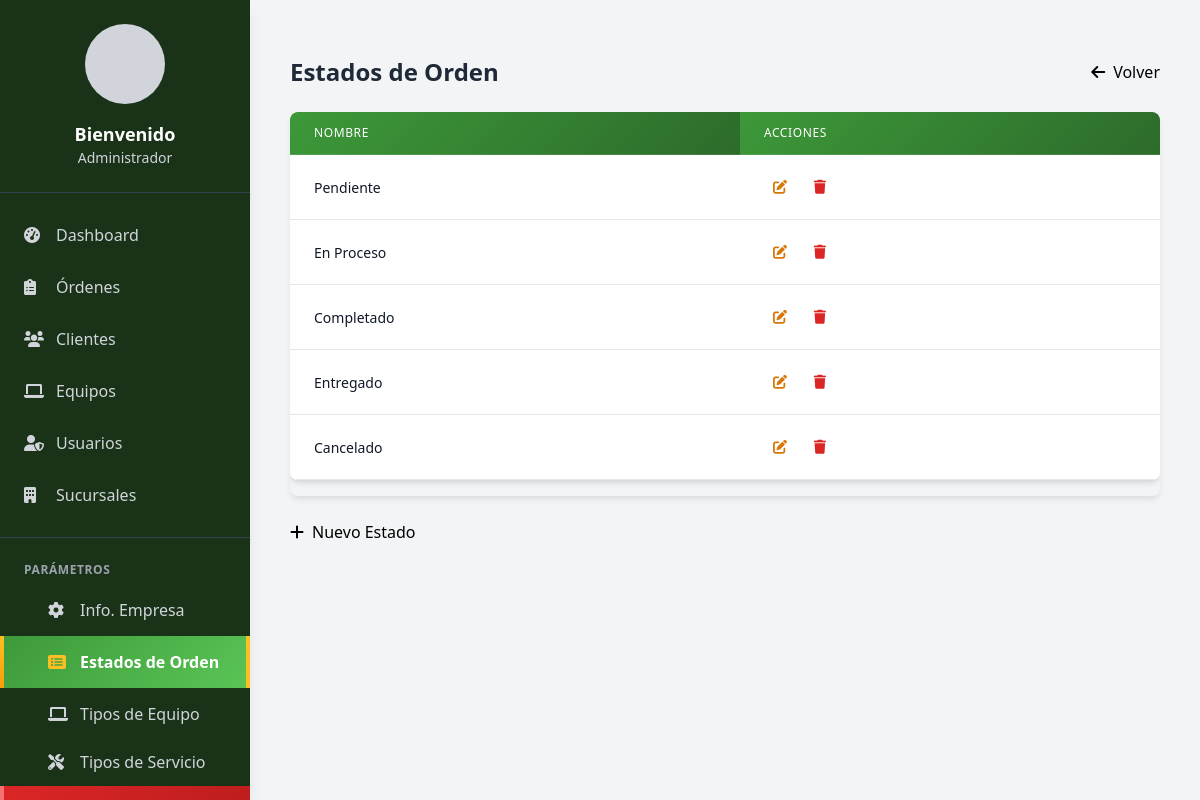
Screenshot of /modules/parametros/estados_orden.php (signed in) with the database file from the repository.
### tables this page shows
CREATE TABLE IF NOT EXISTS orden_estados (
  id_orden_estado int(11) NOT NULL AUTO_INCREMENT,
  nombre_estado varchar(100) NOT NULL,
  descripcion varchar(200) DEFAULT NULL,
  color varchar(7) DEFAULT '#6B7280',
  estado tinyint(1) DEFAULT 1,
  PRIMARY KEY (id_orden_estado)
);

### modules/parametros/estados_orden.php (the view, shortened to what this page needs)
<?php
require_once '../../config/database.php';
$estado_editar = null;
$mostrar_formulario = false;
try {
    $stmt = $conn->prepare("SELECT * FROM orden_estados WHERE estado = 1 ORDER BY id_orden_estado");
    $stmt->execute();
    $estados = $stmt->fetchAll();
} catch (PDOException $e) {
    $estados = [];
    error_log("Error al obtener estados: " . $e->getMessage());
}
?>
<!DOCTYPE html>
<html lang="es">
<head>
    <script src="https://cdn.tailwindcss.com"></script>
    <link href="https://cdnjs.cloudflare.com/ajax/libs/font-awesome/6.0.0/css/all.min.css" rel="stylesheet">
    <link href="../../assets/css/modern-ux.css" rel="stylesheet">
    <link href="../../assets/css/tables.css" rel="stylesheet">
</head>
<body class="bg-gray-100">
    <?php include '../../includes/navbar.php'; ?>
    <div class="main-content gradient-bg min-h-screen">
        <div class="container mx-auto px-4 py-8">
            <div class="card-modern p-6 fade-in">
                <div class="flex justify-between items-center mb-6">
                    <h1 class="text-2xl font-bold text-gray-800">
                        <?php
                        if ($estado_editar === 'nuevo') {
                            echo 'Nuevo Estado';
                        } elseif ($estado_editar) {
                            echo 'Editar Estado';
                        } else {
                            echo 'Estados de Orden';
                        }
                        ?>
                    </h1>
                    <div class="flex space-x-2">
                        <?php if ($mostrar_formulario): ?>
                            <a href="estados_orden.php" class="btn-secondary btn-modern">
                                <i class="fas fa-arrow-left mr-2"></i>Volver
                            </a>
                        <?php else: ?>
                            <a href="../../index.php" class="btn-secondary btn-modern">
                                <i class="fas fa-arrow-left mr-2"></i>Volver
                            </a>
                        <?php endif; ?>
                    </div>
                </div>
                <?php if (!$mostrar_formulario): ?>
                    <div class="table-container">
                        <table class="table-modern">
                            <thead>
                                <tr>
                                    <th data-label="Nombre">Nombre</th>
                                    <th data-label="Acciones">Acciones</th>
                                </tr>
                            </thead>
                            <tbody>
                                <?php if (empty($estados)): ?>
                                    <tr>
                                        <td colspan="2" class="table-empty">
                                            <div class="table-empty-icon">
                                                <i class="fas fa-list-alt"></i>
                                            </div>
                                            <div class="table-empty-text">No hay estados registrados</div>
                                            <div class="table-empty-subtext">Crea un nuevo estado para comenzar</div>
                                        </td>
                                    </tr>
                                <?php else: ?>
                                    <?php foreach ($estados as $estado): ?>
                                        <tr class="table-row-enter">
                                            <td data-label="Nombre"><?php echo htmlspecialchars($estado['nombre_estado']); ?></td>
                                            <td data-label="Acciones">
                                                <div class="table-actions">
                                                    <a href="?editar=<?php echo $estado['id_orden_estado']; ?>"
                                                       class="action-edit" title="Editar estado">
                                                        <i class="fas fa-edit"></i>
                                                    </a>
                                                    <a href="?eliminar=<?php echo $estado['id_orden_estado']; ?>"
                                                       onclick="return confirm('¿Está seguro de que desea eliminar este estado?')"
                                                       class="action-delete" title="Eliminar estado">
                                                        <i class="fas fa-trash"></i>
                                                    </a>
                                                </div>
                                            </td>
                                        </tr>
                                    <?php endforeach; ?>
                                <?php endif; ?>
                            </tbody>
                        </table>
                    </div>
                    <div class="mt-6">
                        <a href="?editar=nuevo" class="btn-primary btn-modern">
                            <i class="fas fa-plus mr-2"></i>Nuevo Estado
                        </a>
                    </div>
                <?php endif; ?>
            </div>
        </div>
    </div>
</body>
</html>

### assets/css/modern-ux.css (style rules this page uses)
.btn-modern { @apply transition-all duration-200 ease-in-out transform hover:scale-105 active:scale-95; }
.btn-primary { @apply bg-blue-600 text-white px-4 py-2 rounded-lg hover:bg-blue-700 shadow-md hover:shadow-lg; }
.btn-secondary { @apply bg-gray-500 text-white px-4 py-2 rounded-lg hover:bg-gray-600 shadow-md hover:shadow-lg; }
.card-modern { @apply bg-white rounded-xl shadow-lg hover:shadow-xl transition-all duration-300 border border-gray-100; }
.table-modern { @apply min-w-full divide-y divide-gray-200 bg-white rounded-lg shadow-lg overflow-hidden; border-collapse: separate; border-spacing: 0; }
.table-modern th { @apply px-6 py-3 text-left text-xs font-medium text-white uppercase tracking-wider; background: linear-gradient(135deg, #3d9939 0%, #2d6b2b 100%); position: sticky; top: 0; z-index: 10; }
.table-modern td { @apply px-6 py-4 whitespace-nowrap text-sm text-gray-900; border-bottom: 1px solid #e5e7eb; }
.table-modern tbody tr { @apply hover:bg-gray-50 transition-all duration-150 ease-in-out; }
.fade-in { animation: fadeIn 0.5s ease-in-out; }
.gradient-bg { @apply bg-gradient-to-br from-blue-50 via-white to-indigo-50; }

### assets/css/tables.css (style rules this page uses)
.table-modern { width: 100%; border-collapse: separate; border-spacing: 0; background-color: white; border-radius: 0.5rem; box-shadow: 0 4px 6px -1px rgba(0, 0, 0, 0.1), 0 2px 4px -1px rgba(0, 0, 0, 0.06); overflow: hidden; margin-bottom: 1rem; }
.table-modern thead { background: linear-gradient(135deg, #3d9939 0%, #2d6b2b 100%); }
.table-modern th { padding: 0.75rem 1.5rem; text-align: left; font-size: 0.75rem; font-weight: 500; text-transform: uppercase; letter-spacing: 0.05em; color: white; border-bottom: 1px solid rgba(255, 255, 255, 0.1); position: sticky; top: 0; z-index: 10; }
.table-modern tbody { background-color: white; }
.table-modern tbody tr { transition: all 0.15s ease-in-out; border-bottom: 1px solid #e5e7eb; }
.table-modern tbody tr:last-child { border-bottom: none; }
.table-modern td { padding: 1rem 1.5rem; font-size: 0.875rem; color: #111827; white-space: nowrap; vertical-align: middle; }
.table-container { overflow-x: auto; border-radius: 0.5rem; box-shadow: 0 4px 6px -1px rgba(0, 0, 0, 0.1); }
.table-actions { display: flex; align-items: center; gap: 0.5rem; }
.table-actions a { display: inline-flex; align-items: center; justify-content: center; width: 2rem; height: 2rem; border-radius: 0.375rem; transition: all 0.2s ease-in-out; text-decoration: none; }
.table-actions .action-edit { color: #d97706; }
.table-actions .action-delete { color: #dc2626; }
.table-row-enter { animation: slideInUp 0.3s ease-out; }

### includes/navbar.php (style rules this page uses)
.main-content { margin-left: 250px; transition: margin-left 0.3s ease-in-out; }
@media (min-width: 1025px) { .main-content { margin-left: 250px; } }

### rows the page displays
orden_estados: nombre_estado "Pendiente"
orden_estados: nombre_estado "En Proceso"
orden_estados: nombre_estado "Completado"
orden_estados: nombre_estado "Entregado"
orden_estados: nombre_estado "Cancelado"

### other values shown
$_SESSION['nombre_completo'] "Administrador"
